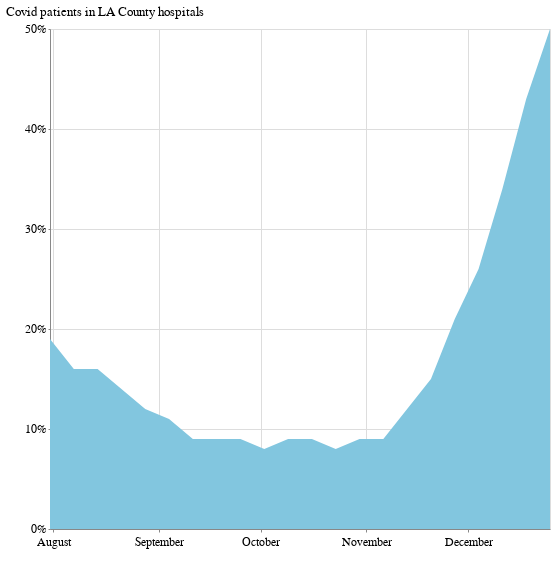

Notebook code cell kept with this figure:
### Code cell
alt.Chart(la_grouped).mark_area().encode(
    x=alt.X('week:T', axis=alt.Axis(format='', title=' ', tickCount=3)),
    y = alt.Y('covid_patients_share', title='Covid patients in LA County hospitals', axis=alt.Axis(format='%', tickCount=6)),
).properties(width=500, height=500)

### Figure 1 — Vega-Lite specification as saved in the notebook (floating-point values rounded to 4 significant figures)
{"config": {"view": {"width": 800, "height": 450}, "background": "#ffffff", "title": {"anchor": "start", "font": "Benton Gothic Bold, sans", "fontColor": "#000000", "fontSize": 22, "fontWeight": "normal"}, "arc": {"fill": "#82c6df"}, "area": {"fill": "#82c6df"}, "line": {"stroke": "#82c6df", "strokeWidth": 3}, "path": {"stroke": "#82c6df"}, "rect": {"fill": "#82c6df"}, "shape": {"stroke": "#82c6df"}, "bar": {"fill": "#82c6df"}, "point": {"stroke": "#82c6df"}, "symbol": {"fill": "#82c6df", "size": 30}, "axis": {"titleFont": "Benton Gothic Bold, sans", "titleFontSize": 13, "titleFontWeight": "normal", "labelFont": "Benton Gothic, sans", "labelFontSize": 11.5, "labelFontWeight": "normal"}, "axisX": {"labelAngle": 0, "labelPadding": 4, "tickSize": 3}, "axisY": {"labelBaseline": "middle", "maxExtent": 45, "minExtent": 45, "tickSize": 2, "titleAlign": "left", "titleAngle": 0, "titleX": -45, "titleY": -11}, "legend": {"titleFont": "Benton Gothic Bold, sans", "titleFontSize": 13, "titleFontWeight": "normal", "symbolType": "square", "labelFont": "Benton Gothic, sans", "labelFontSize": 11.5}, "range": {"category": ["#3580b1", "#ec8431", "#ab7fb4", "#c89d29", "#adc839", "#829eb1"], "diverging": ["#e68a4f", "#f4bb6a", "#f9e39c", "#dadfe2", "#a6b7c6", "#849eae"], "heatmap": ["#fbf2c7", "#f9e39c", "#f8d36e", "#f4bb6a", "#e68a4f", "#d15a40", "#ab4232"], "ordinal": ["#fbf2c7", "#f9e39c", "#f8d36e", "#f4bb6a", "#e68a4f", "#d15a40", "#ab4232"], "ramp": ["#fbf2c7", "#f9e39c", "#f8d36e", "#f4bb6a", "#e68a4f", "#d15a40", "#ab4232"]}}, "data": {"name": "data-170e5e3f990d2b82ca884b724e2d7f20"}, "mark": "area", "encoding": {"x": {"type": "temporal", "axis": {"format": "", "tickCount": 3, "title": " "}, "field": "week"}, "y": {"type": "quantitative", "axis": {"format": "%", "tickCount": 6}, "field": "covid_patients_share", "title": "Covid patients in LA County hospitals"}}, "height": 500, "width": 500, "$schema": "https://vega.github.io/schema/vega-lite/v4.0.2.json", "datasets": {"data-170e5e3f990d2b82ca884b724e2d7f20": [{"county": "Los Angeles", "week": "2020-07-31T00:00:00", "total_covid_patients": 2319.0, "covid_patients_share": 0.19}, {"county": "Los Angeles", "week": "2020-08-07T00:00:00", "total_covid_patients": 2025.0, "covid_patients_share": 0.16}, {"county": "Los Angeles", "week": "2020-08-14T00:00:00", "total_covid_patients": 1950.0, "covid_patients_share": 0.16}, {"county": "Los Angeles", "week": "2020-08-21T00:00:00", "total_covid_patients": 1724.0, "covid_patients_share": 0.14}, {"county": "Los Angeles", "week": "2020-08-28T00:00:00", "total_covid_patients": 1456.0, "covid_patients_share": 0.12}, {"county": "Los Angeles", "week": "2020-09-04T00:00:00", "total_covid_patients": 1307.0, "covid_patients_share": 0.11}, {"county": "Los Angeles", "week": "2020-09-11T00:00:00", "total_covid_patients": 1120.0, "covid_patients_share": 0.09}, {"county": "Los Angeles", "week": "2020-09-18T00:00:00", "total_covid_patients": 1105.0, "covid_patients_share": 0.09}, {"county": "Los Angeles", "week": "2020-09-25T00:00:00", "total_covid_patients": 1065.0, "covid_patients_share": 0.09}, {"county": "Los Angeles", "week": "2020-10-02T00:00:00", "total_covid_patients": 1048.0, "covid_patients_share": 0.08}, {"county": "Los Angeles", "week": "2020-10-09T00:00:00", "total_covid_patients": 1066.0, "covid_patients_share": 0.09}, {"county": "Los Angeles", "week": "2020-10-16T00:00:00", "total_covid_patients": 1072.0, "covid_patients_share": 0.09}, {"county": "Los Angeles", "week": "2020-10-23T00:00:00", "total_covid_patients": 1032.0, "covid_patients_share": 0.08}, {"county": "Los Angeles", "week": "2020-10-30T00:00:00", "total_covid_patients": 1112.0, "covid_patients_share": 0.09}, {"county": "Los Angeles", "week": "2020-11-06T00:00:00", "total_covid_patients": 1215.0, "covid_patients_share": 0.09}, {"county": "Los Angeles", "week": "2020-11-13T00:00:00", "total_covid_patients": 1511.0, "covid_patients_share": 0.12}, {"county": "Los Angeles", "week": "2020-11-20T00:00:00", "total_covid_patients": 2023.0, "covid_patients_share": 0.15}, {"county": "Los Angeles", "week": "2020-11-27T00:00:00", "total_covid_patients": 2743.0, "covid_patients_share": 0.21}, {"county": "Los Angeles", "week": "2020-12-04T00:00:00", "total_covid_patients": 3666.0, "covid_patients_share": 0.26}, {"county": "Los Angeles", "week": "2020-12-11T00:00:00", "total_covid_patients": 5038.0, "covid_patients_share": 0.34}, {"county": "Los Angeles", "week": "2020-12-18T00:00:00", "total_covid_patients": 6497.0, "covid_patients_share": 0.43}, {"county": "Los Angeles", "week": "2020-12-25T00:00:00", "total_covid_patients": 7584.0, "covid_patients_share": 0.5}]}}
